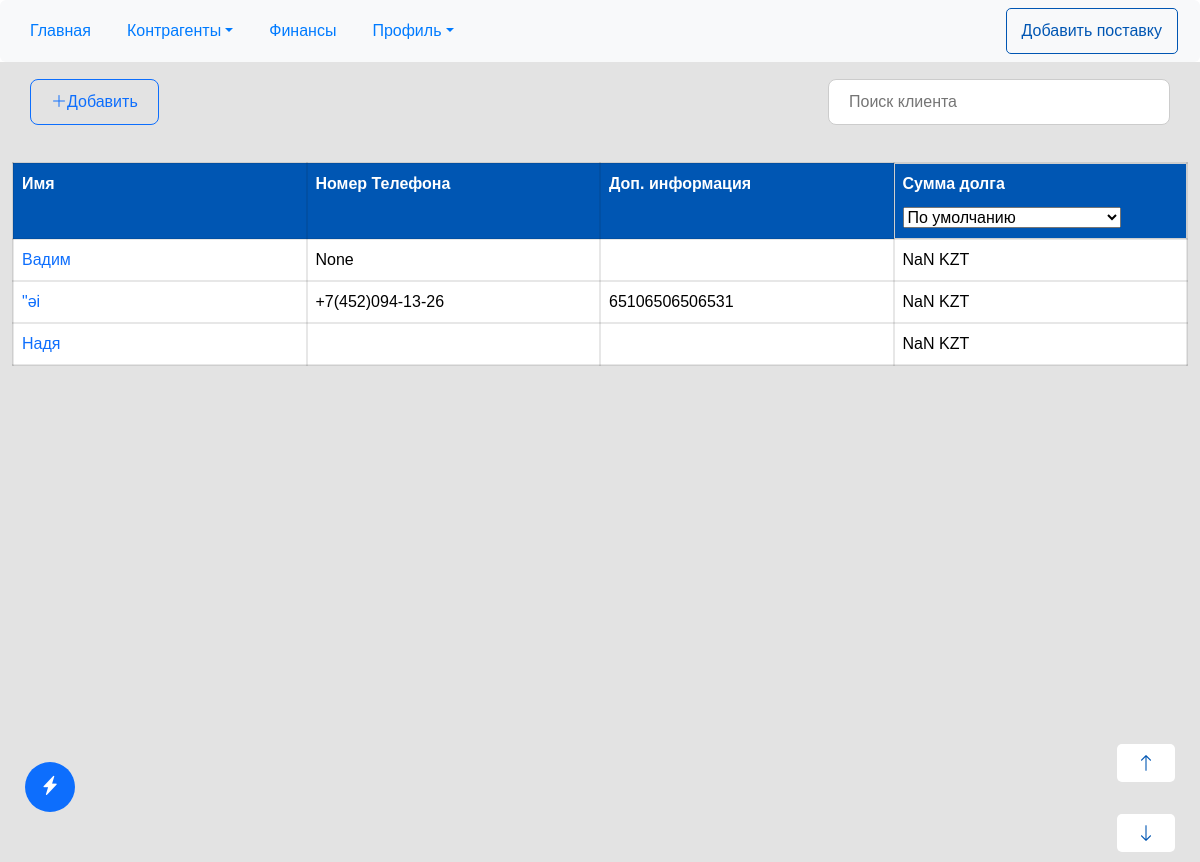
Page /clients-list (signed in) on the committed database.
### sManager/models.py (models this page shows, shortened)
class Client(models.Model):
    name = models.CharField('Имя Клиента',max_length=20)
    phone_number = models.CharField('Номер Телефона',max_length=20, blank=True, null=True)
    about = models.TextField('Доп. информация',blank=True, null=True)
    creator = models.ForeignKey(User, on_delete=models.CASCADE)
    last_modified = models.DateTimeField(auto_now=True)
    is_chosen = models.BooleanField('Избранный',blank=True, null=True, default=False)
    @property
    def debt_sum(self):
        debts = self.debt_set.all()
        sum_value = 0
        for debt in debts:
            try:
                sum_value += eval(debt.content)
            except:
                pass
        return sum_value
    class Meta:
        verbose_name = 'Клиент'
        verbose_name_plural = 'Клиенты'

### sManager/views.py (the view)
# urls.py: path('clients-list', views.ClientsListView.as_view(),name="clients-list" ),
class ClientsListView(LoginRequiredMixin, ListView):
    template_name = 'sManager/client/clients-list.html'
    model = Client
    context_object_name = 'clients'
    def get_queryset(self):
        sort_order = self.request.GET.get('sort', 'default')
        clients = Client.objects.filter(creator=self.request.user).order_by('-is_chosen', '-last_modified')
        clients = clients.annotate(debt_summ=Sum('debt__content'))
        if sort_order == 'debt_asc':
            clients = clients.order_by('-is_chosen', 'debt_summ', '-last_modified')
        elif sort_order == 'debt_desc':
            clients = clients.order_by('-is_chosen', '-debt_summ', '-last_modified')
        elif sort_order == 'oldest':
            clients = clients.order_by('-is_chosen', '-last_modified')
        elif sort_order == 'newest':
            clients = clients.order_by('-is_chosen', 'last_modified')
        else:
            clients = clients.order_by('-is_chosen', '-last_modified')
        return clients

### sManager/templates/sManager/client/clients-list.html (shortened to what this page needs)
{% extends 'general/base.html' %}
{% load static %}
{% block content %}
<div class="search-add-line">
    <a class="bi bi-plus-lg"  href="{% url 'sManager:debt' %}" style="text-decoration: none; border: 1px solid; text-align: center;">Добавить</a>
    <input type="search" id="searchInput" spellcheck="false" placeholder="Поиск клиента">
</div>
<table id="search-table" class="table table-hover  tableSort" style="width: 98%; margin-left:auto; margin-right:auto ;">
    <tr>
        <th>Имя</th>
        <th class="secondary-data">Номер Телефона</th>
        <th class="secondary-data">Доп. информация</th>
        <th style=" overflow: hidden;">Сумма долга
            <form method="get" action="{% url 'sManager:clients-list' %}" style="border: none !important;" class="sort_form">
                <select name="sort" onchange="this.form.submit()">
                    <option value="default" {% if request.GET.sort == "default" %}selected{% endif %}>По умолчанию</option>
                </select>
            </form>
        </th>
    </tr>
    {% for client in clients %}
    <tr onclick="window.location.href = `clients-list/client/edit/{{client.id}}/`">
        <td>
            <a href="{% url 'sManager:client-edit' client.id %}" style="text-decoration: none;">{{ client.name }}</a>
        </td>
        <td class="secondary-data">{{client.phone_number}}</td>
        <td class="secondary-data">{{client.about}}</td>
        {% if client.debt_sum < 0 %}
        <td style="background-color: rgb(255,235,156); color: rgb(156,101,0); font-weight: bold;" class="debt_sum currency-text">{{client.debt_sum}}</td>
        {% else %}
        <td class="debt_sum currency-text">{{client.debt_sum}}</td>
        {% endif %}
    </tr>
    {% empty %}
    <td colspan="4" style="text-align: center; font-size: large; font-weight: bold;">Клиенты еще не добавлены</td>
    {% endfor %}
</table>
{% endblock content %}
{% block externals %}
<link rel="stylesheet" href="{% static 'css/sManager/home.css'%}">
{% endblock externals %}

### sManager/static/css/general/base.css (style rules this page uses)
* { font-family: Arial, Helvetica, sans-serif; margin: 0; padding: 0; box-sizing: border-box; }
body { overflow-x: hidden; background-color: #f5f5f5; height: auto; min-width: 100vw; }
table { font-family: Arial, sans-serif; border-collapse: collapse; width: 100%; table-layout: fixed; padding: 20px; }
td, th { text-align: left; padding: 8px; border: 2px solid #12121219 !important; }
th { width: 10%; background-color: #0056b3 !important; color: #fff !important; }
tr { width: 100vw; background-color: #fff; }
tr:nth-child(even) { background-color: #f2f2f2; }

### sManager/static/css/sManager/home.css (style rules this page uses)
form { margin-top: 10px; }
.search-add-line { width:100vw; height: 80px; display: flex; margin: 0 auto; align-items: center; padding: 0 30px; margin-bottom: 20px !important; justify-content: space-between; }
.search-add-line input { padding: 10px 20px; border-radius: 8px; width: 30%; outline: none; border: none; border: 1px solid #ccc; }
.search-add-line a { padding: 10px 20px; border-radius: 8px; }
form { overflow: hidden; border: none !important; }

### sManager/static/css/general/base_mobile.css (style rules this page uses)
.search-add-line input, .search-add-line a { width: 80vw !important; margin-top: 20px; }
.search-add-line { display: flex; flex-direction: column; justify-content: center; align-items: center; margin: 20px auto; }
form { width: 100% !important; }
td,th { min-width: 250px !important; }
table { overflow-x: scroll !important; }
.secondary-data { display: none; }
.tableSort,.supTable { margin-top: 40px !important; }

### rows in the picture
Client: name "Вадим", phone_number "None"
Client: name "\"әі", phone_number "+7(452)094-13-26", about "65106506506531"
Client: name "Надя"
